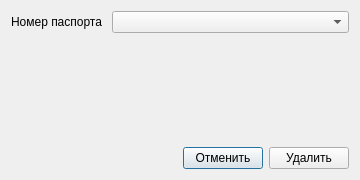
<?xml version="1.0" encoding="UTF-8"?>
<ui version="4.0">
 <class>DeletePassengerDialog</class>
 <widget class="QDialog" name="DeletePassengerDialog">
  <property name="windowModality">
   <enum>Qt::WindowModal</enum>
  </property>
  <property name="geometry">
   <rect>
    <x>0</x>
    <y>0</y>
    <width>360</width>
    <height>180</height>
   </rect>
  </property>
  <property name="sizePolicy">
   <sizepolicy hsizetype="Fixed" vsizetype="Fixed">
    <horstretch>0</horstretch>
    <verstretch>0</verstretch>
   </sizepolicy>
  </property>
  <property name="windowTitle">
   <string>Удалить пассажира</string>
  </property>
  <layout class="QGridLayout" name="gridLayout">
   <item row="1" column="0">
    <spacer name="horizontalSpacer">
     <property name="orientation">
      <enum>Qt::Horizontal</enum>
     </property>
     <property name="sizeHint" stdset="0">
      <size>
       <width>135</width>
       <height>20</height>
      </size>
     </property>
    </spacer>
   </item>
   <item row="1" column="1">
    <widget class="QPushButton" name="pBtn_Cancel">
     <property name="text">
      <string>Отменить</string>
     </property>
    </widget>
   </item>
   <item row="1" column="2">
    <widget class="QPushButton" name="pBtn_Delete">
     <property name="text">
      <string>Удалить</string>
     </property>
    </widget>
   </item>
   <item row="0" column="0" colspan="3">
    <layout class="QFormLayout" name="formLayout">
     <item row="0" column="0">
      <widget class="QLabel" name="label">
       <property name="text">
        <string>Номер паспорта </string>
       </property>
      </widget>
     </item>
     <item row="0" column="1">
      <widget class="QComboBox" name="cB_PassportNumber"/>
     </item>
    </layout>
   </item>
  </layout>
 </widget>
 <resources/>
 <connections/>
</ui>
